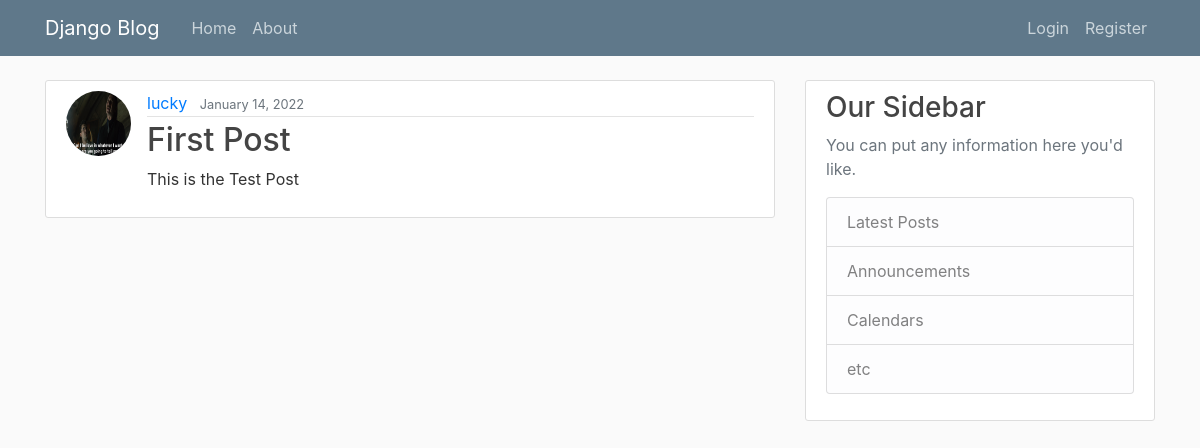
The app's page /, older data.
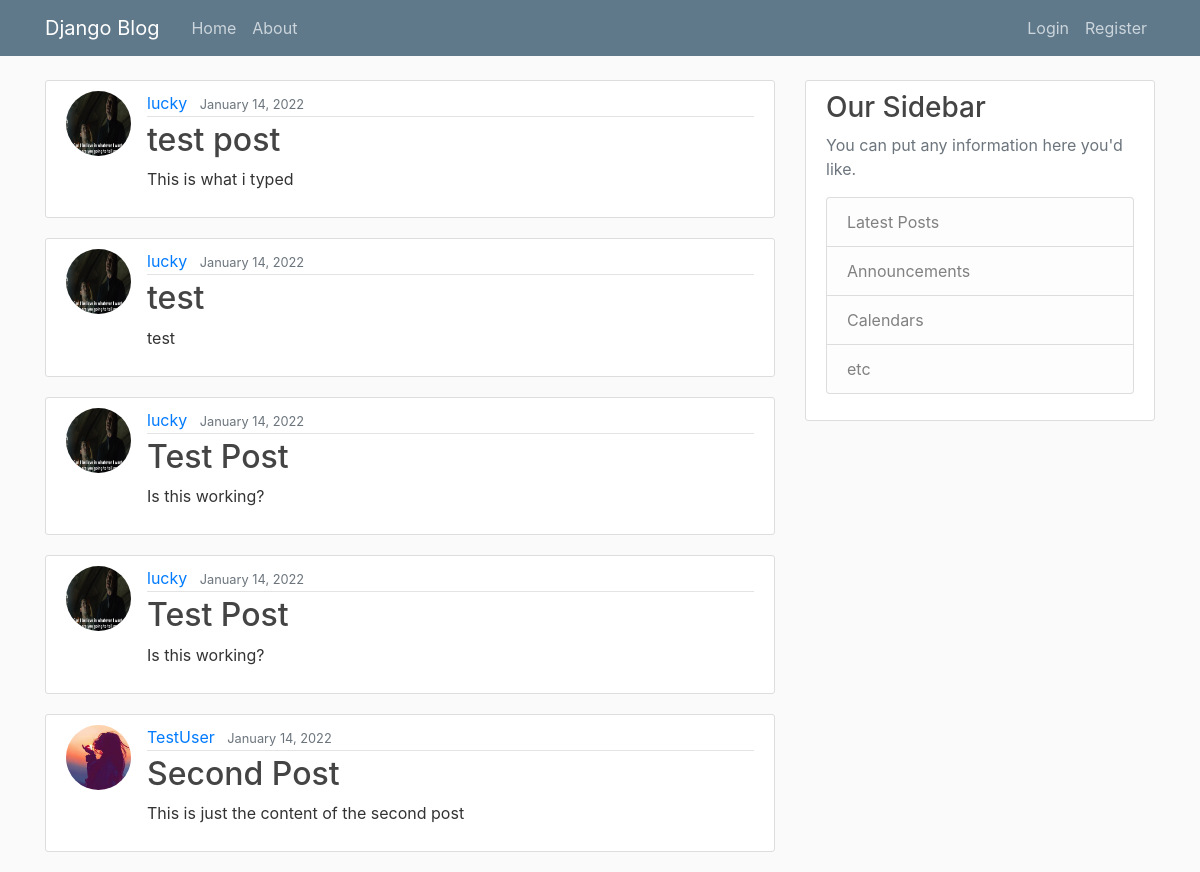
The same page, newer data.
### blog/models.py (models this page shows, shortened)
class Post(models.Model):
    title = models.CharField(max_length=100)
    content = models.TextField()
    date_posted = models.DateTimeField(default=timezone.now)
    author = models.ForeignKey(User, on_delete=models.CASCADE)

### users/models.py (models this page shows, shortened)
class Profile(models.Model):
    user = models.OneToOneField(User, on_delete=models.CASCADE)
    image = models.ImageField(default='default.jpg', upload_to='profile_pics')

### blog/views.py (the view)
# urls.py: path('', PostListView.as_view(), name='blog-home'),
class PostListView(ListView):
    model = Post
    template_name = 'blog/home.html'  # <app>/<model>_<viewtype>.html
    context_object_name = 'posts'
    ordering = ['-date_posted']
    paginate_by = 5

### blog/templates/blog/home.html
{% extends "blog/base.html" %}
{% block content %}
    {% for post in posts %}
        <article class="media content-section">
          <img class="rounded-circle article-img" src="{{ post.author.profile.image.url }}">
          <div class="media-body">
            <div class="article-metadata">
              <a class="mr-2" href="#">{{ post.author }}</a>
              <small class="text-muted">{{ post.date_posted|date:"F d, Y" }}</small>
            </div>
            <h2><a class="article-title" href="#">{{ post.title }}</a></h2>
            <p class="article-content">{{ post.content }}</p>
          </div>
        </article>
    {% endfor %}
{% endblock content %}

Row changes from the older to the newer data that the page shows:
no longer on this page (row unchanged): Post: author.profile.image (picture), author "lucky", date_posted "January 14, 2022", title "First Post", content "This is the Test Post"
added Post: author.profile.image (picture), author "lucky", date_posted "January 14, 2022", title "test post", content "This is what i typed"
added Post: author.profile.image (picture), author "lucky", date_posted "January 14, 2022", title "test", content "test"
added Post: author.profile.image (picture), author "lucky", date_posted "January 14, 2022", title "Test Post", content "Is this working?"
added Post: author.profile.image (picture), author "lucky", date_posted "January 14, 2022", title "Test Post", content "Is this working?"
added Post: author.profile.image (placeholder picture), author "TestUser", date_posted "January 14, 2022", title "Second Post", content "This is just the content of the second post"
